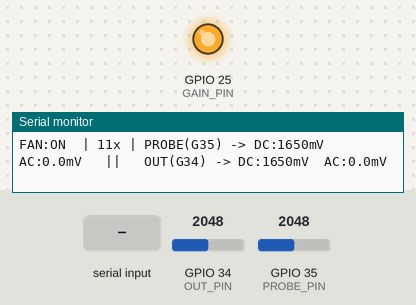
Bench run of a sketch on a simulated ESP32. Parts: output pins drawn as LEDs (lit = HIGH), the last lines printed to the serial monitor. The inputs (shaded band) are chosen by the test bench; at power-on: GPIO 34 (OUT_PIN) = 2048, GPIO 35 (PROBE_PIN) = 2048 (analog values on the 0–4095 scale). Pins used as bus, display or sensor lines are not drawn.

Above: at 1.6 s.
1.7 s: "g" received over Serial
At 3.1 s:
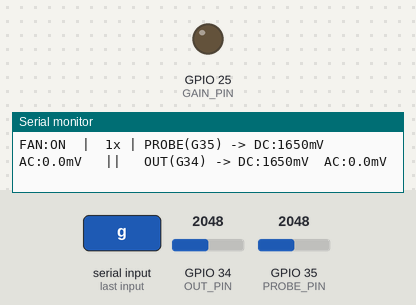
3.5 s: "s" received over Serial
Timing chart, 0 to 6.5 s (numbered marks = the images above; inputs shaded):
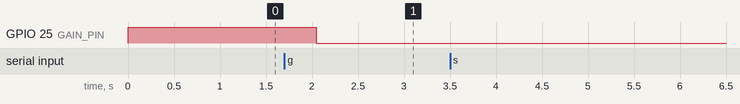

Measured:
- after the input at 1.7 s, GPIO 25 (GAIN_PIN): HIGH → LOW after 0.35 s

The sketch:

Tripcore_Probe.ino
```cpp
// --- Plug ONE loose jumper wire into GPIO 35 to use as a live Probe ---
const int PROBE_PIN = 35;  // Handheld probe wire (ADC1_CH7)
const int OUT_PIN   = 34;  // Final circuit output (ADC1_CH6)
const int GAIN_PIN  = 25;  // HIGH = 11x, LOW = 1x
const int SSR_PIN   = 13;  // HIGH = Fan ON, LOW = Fan OFF

bool ssrOn    = true;   // Starts ON so fan runs immediately
bool highGain = true;   // Starts at 11x so we can test the gain stage live

// Measure DC midpoint + True AC_RMS over 5 full 50 Hz cycles (100 ms)
float measurePin(int pin, float &dcOut) {
  const int N = 200;
  static float mv[N];
  float sum = 0;

  for (int i = 0; i < N; i++) {
    unsigned long t0 = micros();
    mv[i] = analogReadMilliVolts(pin);
    sum += mv[i];
    while (micros() - t0 < 500);
  }

  dcOut = sum / N;
  float sqSum = 0;
  for (int i = 0; i < N; i++) {
    float ac = mv[i] - dcOut;
    sqSum += ac * ac;
  }
  return sqrt(sqSum / N);
}

void setup() {
  Serial.begin(115200);
  analogReadResolution(12);
  analogSetAttenuation(ADC_11db);

  pinMode(GAIN_PIN, OUTPUT);
  pinMode(SSR_PIN, OUTPUT);

  digitalWrite(SSR_PIN, HIGH);   // Fan ON
  digitalWrite(GAIN_PIN, HIGH);  // 11x Gain ON

  delay(400);
  Serial.println("\n======================================================");
  Serial.println("   TRIPCORE 1-WIRE SIGNAL PROBE (Jumper in GPIO 35)   ");
  Serial.println("======================================================");
  Serial.println("WARNING: NEVER touch 230V AC, SSR AC pins, or LM358 Pin 8 (+5V)!");
  Serial.println("Keys: [g] Toggle 1x/11x   [s] Toggle Fan ON/OFF\n");
}

void loop() {
  if (Serial.available()) {
    char c = tolower(Serial.read());
    if (c == 'g') {
      highGain = !highGain;
      digitalWrite(GAIN_PIN, highGain ? HIGH : LOW);
      Serial.print(">>> GAIN = "); Serial.println(highGain ? "11x (GPIO 25 HIGH)" : "1x (GPIO 25 LOW)");
    } else if (c == 's') {
      ssrOn = !ssrOn;
      digitalWrite(SSR_PIN, ssrOn ? HIGH : LOW);
      Serial.print(">>> FAN SSR = "); Serial.println(ssrOn ? "ON" : "OFF");
    }
  }

  float pDc, oDc;
  float pAc = measurePin(PROBE_PIN, pDc);
  float oAc = measurePin(OUT_PIN, oDc);

  Serial.print(ssrOn ? "FAN:ON  | " : "FAN:OFF | ");
  Serial.print(highGain ? "11x | " : " 1x | ");
  Serial.print("PROBE(G35) -> DC:"); Serial.print(pDc, 0);
  Serial.print("mV  AC:"); Serial.print(pAc, 1); Serial.print("mV");
  Serial.print("   ||   OUT(G34) -> DC:"); Serial.print(oDc, 0);
  Serial.print("mV  AC:"); Serial.print(oAc, 1); Serial.println("mV");
  delay(200);
}
```
